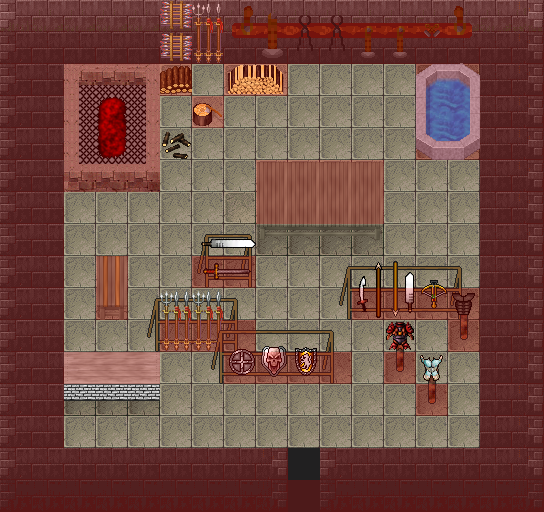

Below is a game level as drawn by its tile map, then a one-line description and the .tmx that defines it (tile-layer data replaced by summaries):
An orthogonal 17x16 tile map with 32x32 px tiles, 7 tile layers (0_floor, 1_terrain, 2_object, 3_roof, ...), 1 hidden layer not drawn, 22 tilesets.

<map version="1.4" tiledversion="1.4.2" orientation="orthogonal" renderorder="right-down" width="17" height="16" tilewidth="32" tileheight="32" infinite="0" nextlayerid="9" nextobjectid="1">
 <tileset firstgid="1" name="carpets" tilewidth="32" tileheight="32" tilecount="8" columns="4">
  <image source="../../tileset/furniture/carpet/carpets.png" width="128" height="64" />
 </tileset>
 <tileset firstgid="9" name="fireplace" tilewidth="32" tileheight="32" tilecount="9" columns="3">
  <image source="../../tileset/building/decoration/fireplace.png" width="97" height="96" />
 </tileset>
 <tileset firstgid="18" name="fire_small" tilewidth="32" tileheight="32" tilecount="6" columns="3">
  <image source="../../tileset/ground/fire/fire_small.png" width="96" height="64" />
 </tileset>
 <tileset firstgid="24" name="grey_long" tilewidth="32" tileheight="32" tilecount="4" columns="2">
  <image source="../../tileset/furniture/table/grey_long.png" width="64" height="64" />
 </tileset>
 <tileset firstgid="28" name="pool" tilewidth="32" tileheight="32" tilecount="9" columns="3">
  <image source="../../tileset/building/decoration/pool.png" width="96" height="96" />
 </tileset>
 <tileset firstgid="37" name="fireplace_2" tilewidth="32" tileheight="32" tilecount="9" columns="3">
  <image source="../../tileset/building/decoration/fireplace_2.png" width="96" height="96" />
 </tileset>
 <tileset firstgid="46" name="fire" tilewidth="32" tileheight="32" tilecount="27" columns="3">
  <image source="../../tileset/ground/fire/fire.png" width="96" height="288" />
 </tileset>
 <tileset firstgid="73" name="grey_plain" tilewidth="32" tileheight="32" tilecount="9" columns="3">
  <image source="../../tileset/furniture/table/grey_plain.png" width="96" height="96" />
 </tileset>
 <tileset firstgid="82" name="toolset" tilewidth="32" tileheight="32" tilecount="18" columns="9">
  <image source="../../tileset/building/decoration/toolset.png" width="288" height="64" />
 </tileset>
 <tileset firstgid="100" name="weapons_rack" tilewidth="32" tileheight="32" tilecount="18" columns="9">
  <image source="../../tileset/item/armor/weapons_rack.png" width="288" height="64" />
 </tileset>
 <tileset firstgid="118" name="sword_rack" tilewidth="32" tileheight="32" tilecount="4" columns="2">
  <image source="../../tileset/item/armor/sword_rack.png" width="64" height="64" />
 </tileset>
 <tileset firstgid="122" name="table/grey_pale" tilewidth="32" tileheight="32" tilecount="8" columns="2">
  <image source="../../tileset/furniture/table/grey_pale.png" trans="ff00ff" width="64" height="128" />
 </tileset>
 <tileset firstgid="130" name="brick_base" tilewidth="32" tileheight="32" tilecount="3" columns="3">
  <image source="../../tileset/furniture/table/brick_base.png" trans="ff00ff" width="96" height="32" />
 </tileset>
 <tileset firstgid="133" name="stick" tilewidth="32" tileheight="32" tilecount="2" columns="1">
  <image source="../../tileset/furniture/other/stick.png" width="32" height="64" />
 </tileset>
 <tileset firstgid="135" name="table_with_hob_pale" tilewidth="32" tileheight="32" tilecount="3" columns="3">
  <image source="../../tileset/furniture/table/table_with_hob_pale.png" trans="ff00ff" width="96" height="32" />
 </tileset>
 <tileset firstgid="138" name="armor" tilewidth="32" tileheight="32" tilecount="4" columns="4">
  <image source="../../tileset/item/armor/armor.png" width="128" height="32" />
 </tileset>
 <tileset firstgid="142" name="collision" tilewidth="32" tileheight="32" tilecount="1" columns="1">
  <image source="../../tileset/logic/collision.png" width="32" height="32" />
 </tileset>
 <tileset firstgid="143" name="protection" tilewidth="32" tileheight="32" tilecount="2" columns="2">
  <image source="../../tileset/logic/protection.png" width="64" height="32" />
 </tileset>
 <tileset firstgid="145" name="mury" tilewidth="32" tileheight="32" tilecount="26" columns="13">
  <image source="../../tileset/pol/domki/wiezienie_sciany.png" width="416" height="64" />
 </tileset>
 <tileset firstgid="171" name="kafle" tilewidth="32" tileheight="32" tilecount="80" columns="16">
  <image source="../../tileset/pol/domki/podloga/kafelki_rozne.png" width="512" height="160" />
 </tileset>
 <tileset firstgid="251" name="pieniek_drewno" tilewidth="32" tileheight="32" tilecount="12" columns="3">
  <image source="../../tileset/item/firewood.png" width="96" height="128" />
 </tileset>
 <tileset firstgid="263" name="strzaly" tilewidth="32" tileheight="32" tilecount="24" columns="6">
  <image source="../../tileset/pol/wyposazenie/miecze.png" width="192" height="128" />
 </tileset>
 <layer id="1" name="0_floor" width="17" height="16">
  <data>[272 cells, 272 non-empty, 13 distinct tile ids]</data>
 </layer>
 <layer id="2" name="1_terrain" width="17" height="16">
  <data>[272 cells, 36 non-empty, 29 distinct tile ids]</data>
 </layer>
 <layer id="3" name="2_object" width="17" height="16">
  <data>[272 cells, 50 non-empty, 35 distinct tile ids]</data>
 </layer>
 <layer id="4" name="3_roof" width="17" height="16">
  <data>[272 cells, 19 non-empty, 12 distinct tile ids]</data>
 </layer>
 <layer id="5" name="4_roof_add" width="17" height="16">
  <data>[272 cells, 5 non-empty, 4 distinct tile ids]</data>
 </layer>
 <layer id="6" name="objects" width="17" height="16">
  <data>[272 cells, 0 non-empty, 0 distinct tile ids]</data>
 </layer>
 <layer id="7" name="collision" width="17" height="16" opacity="0.2">
  <data>[272 cells, 166 non-empty, 1 distinct tile ids]</data>
 </layer>
 <layer id="8" name="protection" width="17" height="16" visible="0" opacity="0.1">
  <data>[272 cells, 272 non-empty, 1 distinct tile ids]</data>
 </layer>
</map>
